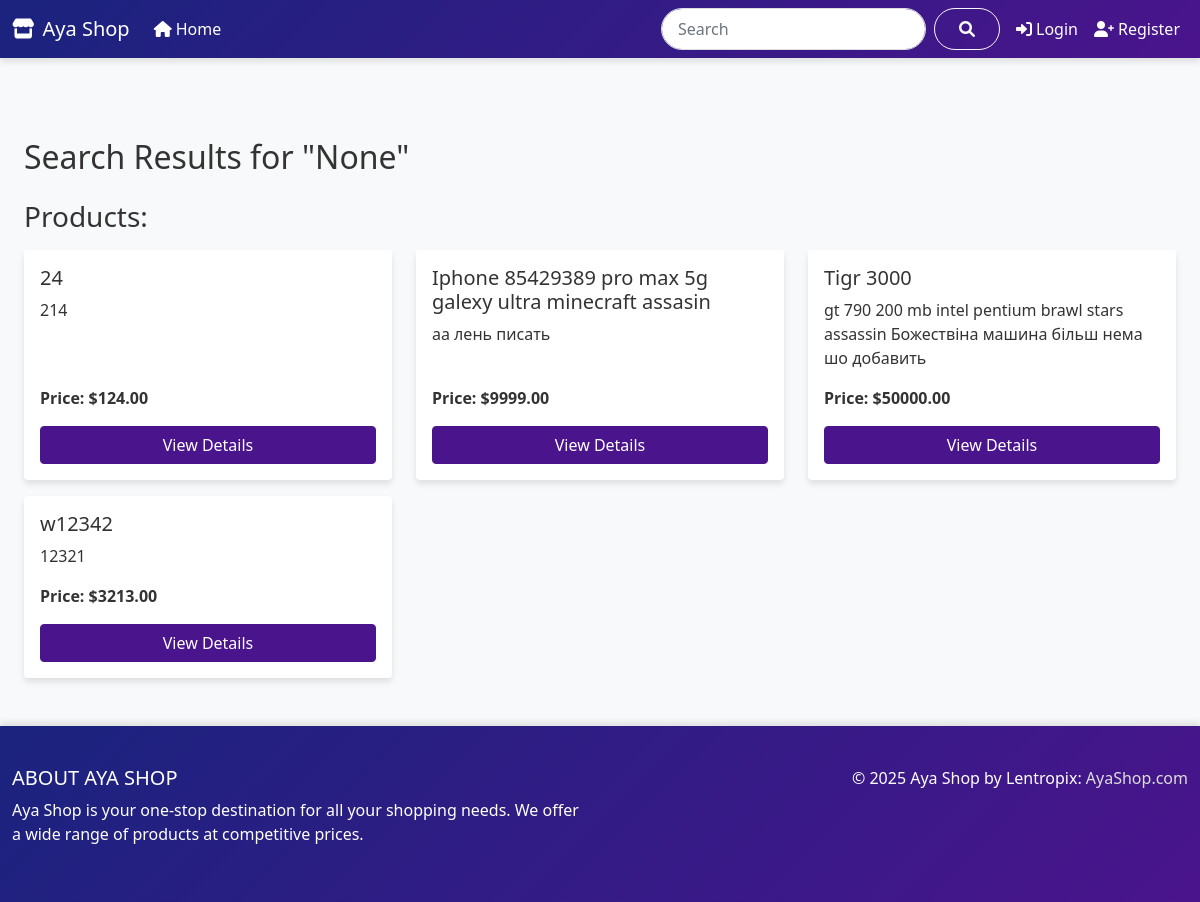
/search/, run on an earlier commit of the app's database.
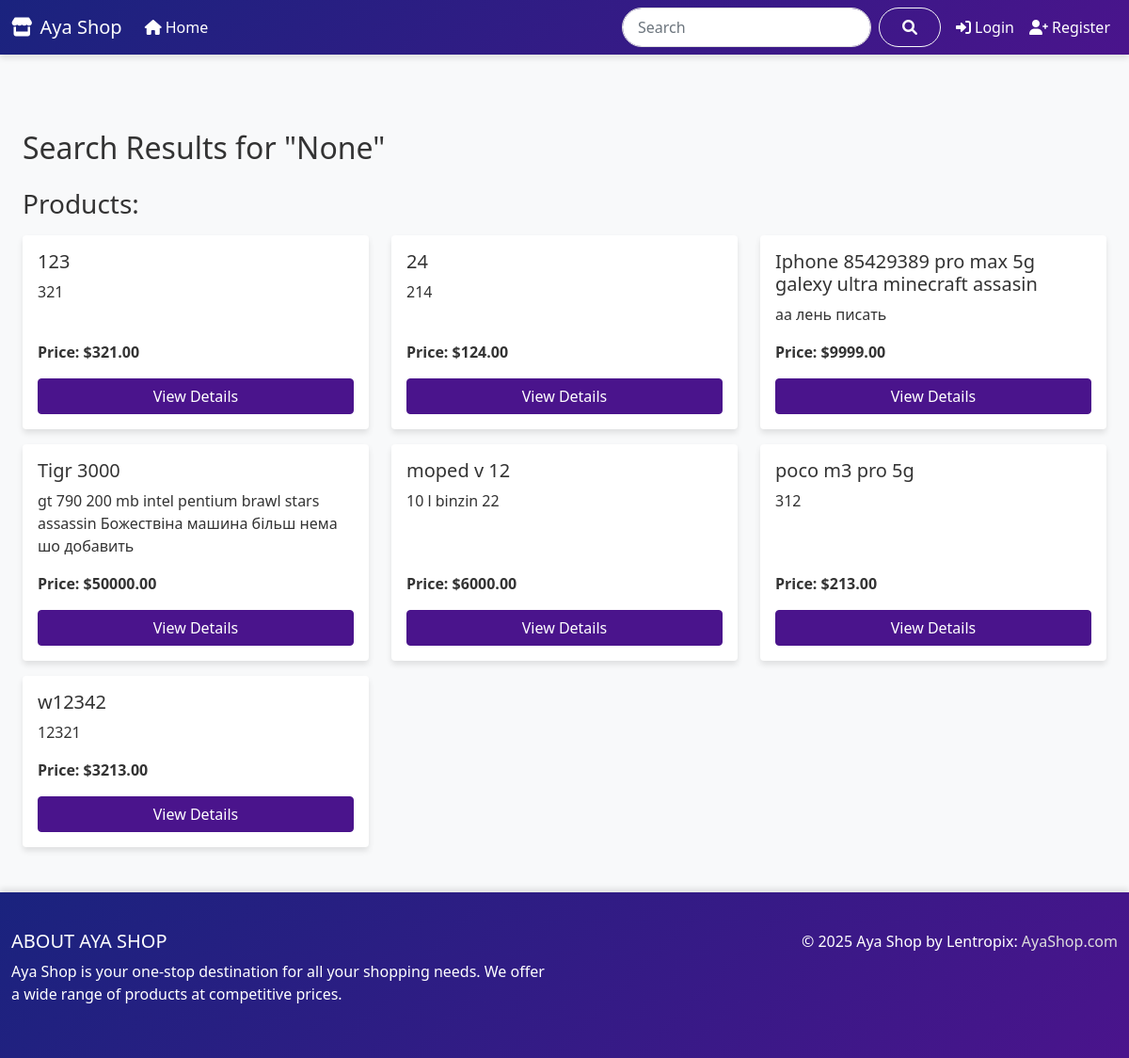
And on a later commit of the database.
### shop/models.py (models this page shows, shortened)
class Product(models.Model):
    category = models.ForeignKey(Category, related_name='products', on_delete=models.CASCADE)
    name = models.CharField(max_length=100, unique=True)
    slug = models.SlugField(max_length=100, unique=True, blank=True)
    description = models.TextField(blank=True)
    price = models.DecimalField(max_digits=10, decimal_places=2)
    available = models.BooleanField(default=True)
    created = models.DateTimeField(auto_now_add=True)
    updated = models.DateTimeField(auto_now=True)
    author = models.ForeignKey(User, on_delete=models.SET_NULL, related_name='products', null=True)
    content = models.TextField(blank=True)
    class Meta:
        ordering = ('name',)
        indexes = [
            models.Index(fields=['id', 'slug']),
        ]

### shop/views.py (the view)
# urls.py: path('search/', views.search, name='search'),
def search(request):
    query = request.GET.get('q')
    if query:
        products = Product.objects.filter(
            Q(name__icontains=query) |
            Q(description__icontains=query) |
            Q(category__name__icontains=query)
        ).distinct()
    else:
        products = Product.objects.all()
    context = {
        'products': products,
        'query': query
    }
    return render(request, 'search_results.html', context)

### templates/search_results.html (shortened to what this page needs)
{% extends 'base.html' %}
{% block content %}
<div class="container mt-4">
    <h2 class="mb-4">Search Results for "{{ query }}"</h2>
    {% if products or categories %}
        {% if products %}
            <h3 class="mb-3">Products:</h3>
            <div class="row">
                {% for product in products %}
                    <div class="col-md-4 mb-3">
                        <div class="card h-100">
                            <div class="card-body d-flex flex-column">
                                <h5 class="card-title">{{ product.name }}</h5>
                                <p class="card-text flex-grow-1">{{ product.description|truncatewords:20 }}</p>
                                <p class="card-text"><strong>Price: ${{ product.price }}</strong></p>
                                <a href="{% url 'product_detail' product.id %}" class="btn btn-primary mt-auto">View Details</a>
                            </div>
                        </div>
                    </div>
                {% endfor %}
            </div>
        {% endif %}
    {% else %}
        <div class="alert alert-info" role="alert">
            No results found for your search query "{{ query }}".
        </div>
    {% endif %}
</div>
{% endblock %}

What changed in the data, as far as the page shows it:
added Product: name "123", description "321", price "321.00"
added Product: name "moped v 12", description "10 l binzin 22", price "6000.00"
added Product: name "poco m3 pro 5g", description "312", price "213.00"
